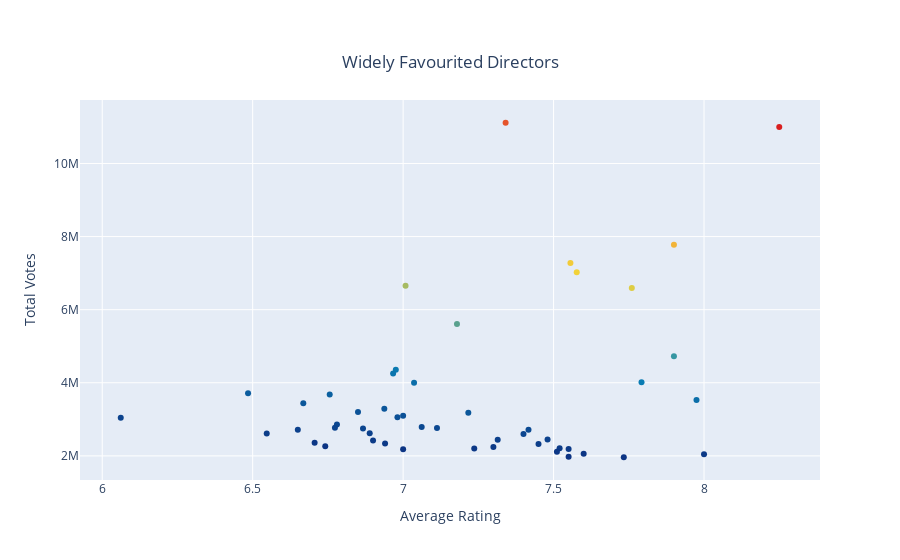

The notebook cell saved with this chart:
### Code cell
plotly_title = {
    'text': 'Widely Favourited Directors'
    , 'x': 0.5
    , 'y': 0.9
    , 'xanchor': 'center'
    , 'yanchor': 'top'
}

fig = go.Figure(data=go.Scatter(
    x=director_ratings_df['rating'][:50]
    , y=director_ratings_df['votes'][:50]
    , mode='markers'
    , marker_color=director_ratings_df['total_score'][:50]
    , text=director_ratings_df['director'][:50]
    , marker=dict(
        colorscale="Portland"
    )
))
fig.update_layout(
    title=plotly_title
    , xaxis_title='Average Rating'
    , yaxis_title='Total Votes'
)

fig.show()

### Figure 1 — Plotly figure (JSON) as saved in the notebook; plotly's stock layout.template omitted (floating-point values rounded to 4 significant figures)
{"data": [{"marker": {"color": [90720000.0, 81590000.0, 61420000.0, 55010000.0, 53220000.0, 51180000.0, 46620000.0, 40270000.0, 37340000.0, 31270000.0, 30400000.0, 29620000.0, 28140000.0, 28120000.0, 24880000.0, 24080000.0, 22960000.0, 22960000.0, 22800000.0, 21920000.0, 21680000.0, 21330000.0, 20130000.0, 19680000.0, 19630000.0, 19370000.0, 19220000.0, 18880000.0, 18760000.0, 18460000.0, 18310000.0, 18060000.0, 18040000.0, 17860000.0, 17320000.0, 17120000.0, 16680000.0, 16610000.0, 16500000.0, 16380000.0, 16370000.0, 16250000.0, 15930000.0, 15880000.0, 15800000.0, 15660000.0, 15280000.0, 15270000.0, 15180000.0, 14900000.0], "colorscale": [[0.0, "rgb(12,51,131)"], [0.25, "rgb(10,136,186)"], [0.5, "rgb(242,211,56)"], [0.75, "rgb(242,143,56)"], [1.0, "rgb(217,30,30)"]]}, "mode": "markers", "text": ["Christopher Nolan", "Steven Spielberg", "Quentin Tarantino", "Martin Scorsese", "Peter Jackson", "David Fincher", "Ridley Scott", "Robert Zemeckis", "James Cameron", "Stanley Kubrick", "Clint Eastwood", "Tim Burton", "Bryan Singer", "Frank Darabont", "Ron Howard", "Michael Bay", "George Lucas", "Francis Ford Coppola", "Zack Snyder", "Gore Verbinski", "Guy Ritchie", "Alfred Hitchcock", "Anthony Russo, Joe Russo", "Woody Allen", "David Yates", "Todd Phillips", "Sam Mendes", "Lana Wachowski, Lilly Wachowski", "Sam Raimi", "M. Night Shyamalan", "J.J. Abrams", "Jon Favreau", "Steven Soderbergh", "Darren Aronofsky", "Matthew Vaughn", "Chris Columbus", "Francis Lawrence", "Joel Coen, Ethan Coen", "Joss Whedon", "Danny Boyle", "Hayao Miyazaki", "Guillermo del Toro", "James Mangold", "Denis Villeneuve", "Luc Besson", "Wes Anderson", "James Wan", "Tony Scott", "Alejandro G. Iñárritu", "Alfonso Cuarón"], "type": "scatter", "x": [8.25, 7.341, 7.9, 7.556, 7.577, 7.76, 7.008, 7.179, 7.9, 7.792, 6.976, 6.967, 7.036, 7.975, 6.756, 6.485, 7.217, 6.668, 6.937, 6.85, 7.0, 6.981, 7.417, 7.062, 7.112, 6.78, 7.4, 6.867, 6.773, 6.062, 7.48, 6.889, 6.65, 7.314, 7.45, 6.547, 6.9, 7.52, 7.55, 7.3, 8.0, 6.94, 7.236, 7.511, 6.706, 7.6, 7.0, 6.741, 7.733, 7.55], "y": [10995891, 11114540, 7774944, 7279895, 7023383, 6595585, 6652653, 5609779, 4726409, 4013329, 4358642, 4251668, 3999441, 3526222, 3682316, 3713991, 3182195, 3442937, 3286324, 3199781, 3096989, 3054697, 2714021, 2787138, 2760246, 2856704, 2597360, 2750174, 2769219, 3044669, 2448115, 2621478, 2712307, 2441200, 2324661, 2614839, 2418105, 2208433, 2185153, 2244347, 2046100, 2341465, 2201768, 2114491, 2355794, 2060065, 2182180, 2264982, 1962398, 1973829]}], "layout": {"title": {"text": "Widely Favourited Directors", "x": 0.5, "xanchor": "center", "y": 0.9, "yanchor": "top"}, "xaxis": {"title": {"text": "Average Rating"}}, "yaxis": {"title": {"text": "Total Votes"}}}}
